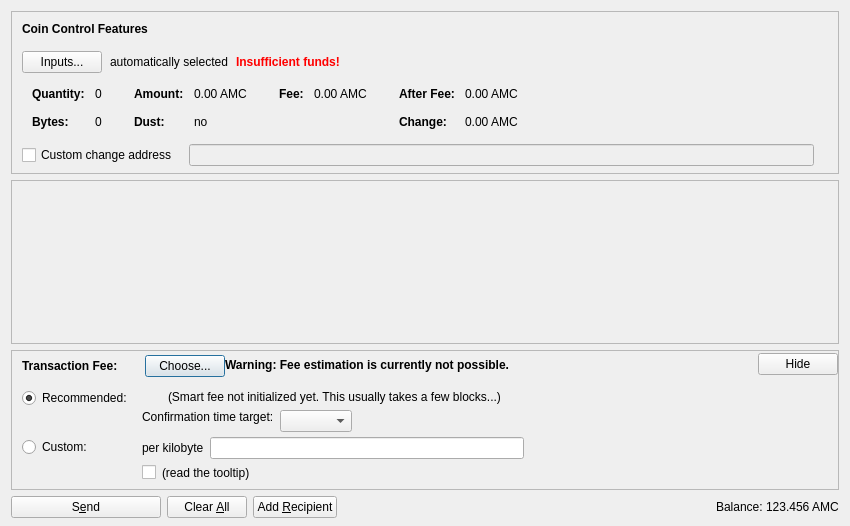
<?xml version="1.0" encoding="UTF-8"?>
<ui version="4.0">
 <class>SendCoinsDialog</class>
 <widget class="QDialog" name="SendCoinsDialog">
  <property name="geometry">
   <rect>
    <x>0</x>
    <y>0</y>
    <width>850</width>
    <height>526</height>
   </rect>
  </property>
  <property name="windowTitle">
   <string>Send Coins</string>
  </property>
  <layout class="QVBoxLayout" name="verticalLayout" stretch="0,1,0,0">
   <property name="bottomMargin">
    <number>8</number>
   </property>
   <item>
    <widget class="QFrame" name="frameCoinControl">
     <property name="sizePolicy">
      <sizepolicy hsizetype="Expanding" vsizetype="Expanding">
       <horstretch>0</horstretch>
       <verstretch>0</verstretch>
      </sizepolicy>
     </property>
     <property name="maximumSize">
      <size>
       <width>16777215</width>
       <height>16777215</height>
      </size>
     </property>
     <property name="frameShape">
      <enum>QFrame::StyledPanel</enum>
     </property>
     <property name="frameShadow">
      <enum>QFrame::Sunken</enum>
     </property>
     <layout class="QVBoxLayout" name="verticalLayoutCoinControl2">
      <property name="spacing">
       <number>0</number>
      </property>
      <property name="leftMargin">
       <number>0</number>
      </property>
      <property name="topMargin">
       <number>0</number>
      </property>
      <property name="rightMargin">
       <number>0</number>
      </property>
      <property name="bottomMargin">
       <number>6</number>
      </property>
      <item>
       <layout class="QVBoxLayout" name="verticalLayoutCoinControl" stretch="0,0,0,0,1">
        <property name="spacing">
         <number>0</number>
        </property>
        <property name="leftMargin">
         <number>10</number>
        </property>
        <property name="topMargin">
         <number>10</number>
        </property>
        <item>
         <layout class="QHBoxLayout" name="horizontalLayoutCoinControl1">
          <property name="bottomMargin">
           <number>15</number>
          </property>
          <item>
           <widget class="QLabel" name="labelCoinControlFeatures">
            <property name="sizePolicy">
             <sizepolicy hsizetype="Preferred" vsizetype="Maximum">
              <horstretch>0</horstretch>
              <verstretch>0</verstretch>
             </sizepolicy>
            </property>
            <property name="font">
             <font>
              <weight>75</weight>
              <bold>true</bold>
             </font>
            </property>
            <property name="styleSheet">
             <string notr="true">font-weight:bold;</string>
            </property>
            <property name="text">
             <string>Coin Control Features</string>
            </property>
           </widget>
          </item>
         </layout>
        </item>
        <item>
         <layout class="QHBoxLayout" name="horizontalLayoutCoinControl2" stretch="0,0,0,0">
          <property name="spacing">
           <number>8</number>
          </property>
          <property name="bottomMargin">
           <number>10</number>
          </property>
          <item>
           <widget class="QPushButton" name="pushButtonCoinControl">
            <property name="styleSheet">
             <string notr="true"/>
            </property>
            <property name="text">
             <string>Inputs...</string>
            </property>
            <property name="autoDefault">
             <bool>false</bool>
            </property>
           </widget>
          </item>
          <item>
           <widget class="QLabel" name="labelCoinControlAutomaticallySelected">
            <property name="text">
             <string>automatically selected</string>
            </property>
            <property name="margin">
             <number>5</number>
            </property>
           </widget>
          </item>
          <item>
           <widget class="QLabel" name="labelCoinControlInsuffFunds">
            <property name="font">
             <font>
              <weight>75</weight>
              <bold>true</bold>
             </font>
            </property>
            <property name="styleSheet">
             <string notr="true">color:red;font-weight:bold;</string>
            </property>
            <property name="text">
             <string>Insufficient funds!</string>
            </property>
            <property name="margin">
             <number>5</number>
            </property>
           </widget>
          </item>
          <item>
           <spacer name="horizontalSpacerCoinControl">
            <property name="orientation">
             <enum>Qt::Horizontal</enum>
            </property>
            <property name="sizeHint" stdset="0">
             <size>
              <width>40</width>
              <height>1</height>
             </size>
            </property>
           </spacer>
          </item>
         </layout>
        </item>
        <item>
         <widget class="QWidget" name="widgetCoinControl" native="true">
          <property name="sizePolicy">
           <sizepolicy hsizetype="Preferred" vsizetype="Preferred">
            <horstretch>0</horstretch>
            <verstretch>0</verstretch>
           </sizepolicy>
          </property>
          <property name="minimumSize">
           <size>
            <width>0</width>
            <height>0</height>
           </size>
          </property>
          <property name="styleSheet">
           <string notr="true"/>
          </property>
          <layout class="QHBoxLayout" name="horizontalLayoutCoinControl5">
           <property name="leftMargin">
            <number>0</number>
           </property>
           <property name="topMargin">
            <number>0</number>
           </property>
           <property name="rightMargin">
            <number>0</number>
           </property>
           <property name="bottomMargin">
            <number>0</number>
           </property>
           <item>
            <layout class="QHBoxLayout" name="horizontalLayoutCoinControl3" stretch="0,0,0,1">
             <property name="spacing">
              <number>20</number>
             </property>
             <property name="topMargin">
              <number>0</number>
             </property>
             <property name="bottomMargin">
              <number>10</number>
             </property>
             <item>
              <layout class="QFormLayout" name="formLayoutCoinControl1">
               <property name="horizontalSpacing">
                <number>10</number>
               </property>
               <property name="verticalSpacing">
                <number>14</number>
               </property>
               <property name="leftMargin">
                <number>10</number>
               </property>
               <property name="topMargin">
                <number>4</number>
               </property>
               <property name="rightMargin">
                <number>6</number>
               </property>
               <item row="0" column="0">
                <widget class="QLabel" name="labelCoinControlQuantityText">
                 <property name="font">
                  <font>
                   <weight>75</weight>
                   <bold>true</bold>
                  </font>
                 </property>
                 <property name="text">
                  <string>Quantity:</string>
                 </property>
                 <property name="margin">
                  <number>0</number>
                 </property>
                </widget>
               </item>
               <item row="0" column="1">
                <widget class="QLabel" name="labelCoinControlQuantity">
                 <property name="cursor">
                  <cursorShape>IBeamCursor</cursorShape>
                 </property>
                 <property name="contextMenuPolicy">
                  <enum>Qt::ActionsContextMenu</enum>
                 </property>
                 <property name="text">
                  <string notr="true">0</string>
                 </property>
                 <property name="margin">
                  <number>0</number>
                 </property>
                 <property name="textInteractionFlags">
                  <set>Qt::LinksAccessibleByMouse|Qt::TextSelectableByKeyboard|Qt::TextSelectableByMouse</set>
                 </property>
                </widget>
               </item>
               <item row="1" column="0">
                <widget class="QLabel" name="labelCoinControlBytesText">
                 <property name="font">
                  <font>
                   <weight>75</weight>
                   <bold>true</bold>
                  </font>
                 </property>
                 <property name="text">
                  <string>Bytes:</string>
                 </property>
                </widget>
               </item>
               <item row="1" column="1">
                <widget class="QLabel" name="labelCoinControlBytes">
                 <property name="cursor">
                  <cursorShape>IBeamCursor</cursorShape>
                 </property>
                 <property name="contextMenuPolicy">
                  <enum>Qt::ActionsContextMenu</enum>
                 </property>
                 <property name="text">
                  <string notr="true">0</string>
                 </property>
                 <property name="textInteractionFlags">
                  <set>Qt::LinksAccessibleByMouse|Qt::TextSelectableByKeyboard|Qt::TextSelectableByMouse</set>
                 </property>
                </widget>
               </item>
              </layout>
             </item>
             <item>
              <layout class="QFormLayout" name="formLayoutCoinControl2">
               <property name="horizontalSpacing">
                <number>10</number>
               </property>
               <property name="verticalSpacing">
                <number>14</number>
               </property>
               <property name="leftMargin">
                <number>6</number>
               </property>
               <property name="topMargin">
                <number>4</number>
               </property>
               <property name="rightMargin">
                <number>6</number>
               </property>
               <item row="0" column="0">
                <widget class="QLabel" name="labelCoinControlAmountText">
                 <property name="font">
                  <font>
                   <weight>75</weight>
                   <bold>true</bold>
                  </font>
                 </property>
                 <property name="text">
                  <string>Amount:</string>
                 </property>
                 <property name="margin">
                  <number>0</number>
                 </property>
                </widget>
               </item>
               <item row="0" column="1">
                <widget class="QLabel" name="labelCoinControlAmount">
                 <property name="cursor">
                  <cursorShape>IBeamCursor</cursorShape>
                 </property>
                 <property name="contextMenuPolicy">
                  <enum>Qt::ActionsContextMenu</enum>
                 </property>
                 <property name="text">
                  <string notr="true">0.00 AMC</string>
                 </property>
                 <property name="textInteractionFlags">
                  <set>Qt::LinksAccessibleByMouse|Qt::TextSelectableByKeyboard|Qt::TextSelectableByMouse</set>
                 </property>
                </widget>
               </item>
               <item row="1" column="0">
                <widget class="QLabel" name="labelCoinControlLowOutputText">
                 <property name="font">
                  <font>
                   <weight>75</weight>
                   <bold>true</bold>
                  </font>
                 </property>
                 <property name="text">
                  <string>Dust:</string>
                 </property>
                </widget>
               </item>
               <item row="1" column="1">
                <widget class="QLabel" name="labelCoinControlLowOutput">
                 <property name="cursor">
                  <cursorShape>IBeamCursor</cursorShape>
                 </property>
                 <property name="contextMenuPolicy">
                  <enum>Qt::ActionsContextMenu</enum>
                 </property>
                 <property name="text">
                  <string notr="true">no</string>
                 </property>
                 <property name="textInteractionFlags">
                  <set>Qt::LinksAccessibleByMouse|Qt::TextSelectableByKeyboard|Qt::TextSelectableByMouse</set>
                 </property>
                </widget>
               </item>
              </layout>
             </item>
             <item>
              <layout class="QFormLayout" name="formLayoutCoinControl3">
               <property name="horizontalSpacing">
                <number>10</number>
               </property>
               <property name="verticalSpacing">
                <number>14</number>
               </property>
               <property name="leftMargin">
                <number>6</number>
               </property>
               <property name="topMargin">
                <number>4</number>
               </property>
               <property name="rightMargin">
                <number>6</number>
               </property>
               <item row="0" column="0">
                <widget class="QLabel" name="labelCoinControlFeeText">
                 <property name="font">
                  <font>
                   <weight>75</weight>
                   <bold>true</bold>
                  </font>
                 </property>
                 <property name="text">
                  <string>Fee:</string>
                 </property>
                 <property name="margin">
                  <number>0</number>
                 </property>
                </widget>
               </item>
               <item row="0" column="1">
                <widget class="QLabel" name="labelCoinControlFee">
                 <property name="cursor">
                  <cursorShape>IBeamCursor</cursorShape>
                 </property>
                 <property name="contextMenuPolicy">
                  <enum>Qt::ActionsContextMenu</enum>
                 </property>
                 <property name="text">
                  <string notr="true">0.00 AMC</string>
                 </property>
                 <property name="textInteractionFlags">
                  <set>Qt::LinksAccessibleByMouse|Qt::TextSelectableByKeyboard|Qt::TextSelectableByMouse</set>
                 </property>
                </widget>
               </item>
              </layout>
             </item>
             <item>
              <layout class="QFormLayout" name="formLayoutCoinControl4">
               <property name="horizontalSpacing">
                <number>10</number>
               </property>
               <property name="verticalSpacing">
                <number>14</number>
               </property>
               <property name="leftMargin">
                <number>6</number>
               </property>
               <property name="topMargin">
                <number>4</number>
               </property>
               <property name="rightMargin">
                <number>6</number>
               </property>
               <item row="0" column="0">
                <widget class="QLabel" name="labelCoinControlAfterFeeText">
                 <property name="font">
                  <font>
                   <weight>75</weight>
                   <bold>true</bold>
                  </font>
                 </property>
                 <property name="text">
                  <string>After Fee:</string>
                 </property>
                 <property name="margin">
                  <number>0</number>
                 </property>
                </widget>
               </item>
               <item row="0" column="1">
                <widget class="QLabel" name="labelCoinControlAfterFee">
                 <property name="cursor">
                  <cursorShape>IBeamCursor</cursorShape>
                 </property>
                 <property name="contextMenuPolicy">
                  <enum>Qt::ActionsContextMenu</enum>
                 </property>
                 <property name="text">
                  <string notr="true">0.00 AMC</string>
                 </property>
                 <property name="textInteractionFlags">
                  <set>Qt::LinksAccessibleByMouse|Qt::TextSelectableByKeyboard|Qt::TextSelectableByMouse</set>
                 </property>
                </widget>
               </item>
               <item row="1" column="0">
                <widget class="QLabel" name="labelCoinControlChangeText">
                 <property name="font">
                  <font>
                   <weight>75</weight>
                   <bold>true</bold>
                  </font>
                 </property>
                 <property name="text">
                  <string>Change:</string>
                 </property>
                </widget>
               </item>
               <item row="1" column="1">
                <widget class="QLabel" name="labelCoinControlChange">
                 <property name="cursor">
                  <cursorShape>IBeamCursor</cursorShape>
                 </property>
                 <property name="contextMenuPolicy">
                  <enum>Qt::ActionsContextMenu</enum>
                 </property>
                 <property name="text">
                  <string notr="true">0.00 AMC</string>
                 </property>
                 <property name="textInteractionFlags">
                  <set>Qt::LinksAccessibleByMouse|Qt::TextSelectableByKeyboard|Qt::TextSelectableByMouse</set>
                 </property>
                </widget>
               </item>
              </layout>
             </item>
            </layout>
           </item>
          </layout>
         </widget>
        </item>
        <item>
         <layout class="QHBoxLayout" name="horizontalLayoutCoinControl4" stretch="0,0,0">
          <property name="spacing">
           <number>12</number>
          </property>
          <property name="sizeConstraint">
           <enum>QLayout::SetDefaultConstraint</enum>
          </property>
          <property name="topMargin">
           <number>5</number>
          </property>
          <property name="rightMargin">
           <number>5</number>
          </property>
          <item>
           <widget class="QCheckBox" name="checkBoxCoinControlChange">
            <property name="toolTip">
             <string>If this is activated, but the change address is empty or invalid, change will be sent to a newly generated address.</string>
            </property>
            <property name="text">
             <string>Custom change address</string>
            </property>
           </widget>
          </item>
          <item>
           <widget class="QValidatedLineEdit" name="lineEditCoinControlChange">
            <property name="enabled">
             <bool>false</bool>
            </property>
            <property name="sizePolicy">
             <sizepolicy hsizetype="Expanding" vsizetype="Fixed">
              <horstretch>0</horstretch>
              <verstretch>0</verstretch>
             </sizepolicy>
            </property>
           </widget>
          </item>
          <item>
           <widget class="QLabel" name="labelCoinControlChangeLabel">
            <property name="sizePolicy">
             <sizepolicy hsizetype="Preferred" vsizetype="Expanding">
              <horstretch>0</horstretch>
              <verstretch>0</verstretch>
             </sizepolicy>
            </property>
            <property name="minimumSize">
             <size>
              <width>0</width>
              <height>0</height>
             </size>
            </property>
            <property name="text">
             <string/>
            </property>
            <property name="margin">
             <number>3</number>
            </property>
           </widget>
          </item>
         </layout>
        </item>
        <item>
         <spacer name="verticalSpacerCoinControl">
          <property name="orientation">
           <enum>Qt::Vertical</enum>
          </property>
          <property name="sizeHint" stdset="0">
           <size>
            <width>800</width>
            <height>1</height>
           </size>
          </property>
         </spacer>
        </item>
       </layout>
      </item>
     </layout>
    </widget>
   </item>
   <item>
    <widget class="QScrollArea" name="scrollArea">
     <property name="widgetResizable">
      <bool>true</bool>
     </property>
     <widget class="QWidget" name="scrollAreaWidgetContents">
      <property name="geometry">
       <rect>
        <x>0</x>
        <y>0</y>
        <width>830</width>
        <height>104</height>
       </rect>
      </property>
      <layout class="QVBoxLayout" name="verticalLayout_2" stretch="0,1">
       <property name="leftMargin">
        <number>0</number>
       </property>
       <property name="topMargin">
        <number>0</number>
       </property>
       <property name="rightMargin">
        <number>0</number>
       </property>
       <property name="bottomMargin">
        <number>0</number>
       </property>
       <item>
        <layout class="QVBoxLayout" name="entries">
         <property name="spacing">
          <number>6</number>
         </property>
        </layout>
       </item>
       <item>
        <spacer name="verticalSpacer">
         <property name="orientation">
          <enum>Qt::Vertical</enum>
         </property>
         <property name="sizeHint" stdset="0">
          <size>
           <width>20</width>
           <height>40</height>
          </size>
         </property>
        </spacer>
       </item>
      </layout>
     </widget>
    </widget>
   </item>
   <item>
    <widget class="QFrame" name="frameFee">
     <property name="sizePolicy">
      <sizepolicy hsizetype="Expanding" vsizetype="Expanding">
       <horstretch>0</horstretch>
       <verstretch>0</verstretch>
      </sizepolicy>
     </property>
     <property name="maximumSize">
      <size>
       <width>16777215</width>
       <height>16777215</height>
      </size>
     </property>
     <property name="frameShape">
      <enum>QFrame::StyledPanel</enum>
     </property>
     <property name="frameShadow">
      <enum>QFrame::Sunken</enum>
     </property>
     <layout class="QVBoxLayout" name="verticalLayoutFee1">
      <property name="spacing">
       <number>0</number>
      </property>
      <property name="leftMargin">
       <number>0</number>
      </property>
      <property name="topMargin">
       <number>0</number>
      </property>
      <property name="rightMargin">
       <number>0</number>
      </property>
      <property name="bottomMargin">
       <number>0</number>
      </property>
      <item>
       <layout class="QVBoxLayout" name="verticalLayoutFee2" stretch="0,0,0">
        <property name="spacing">
         <number>0</number>
        </property>
        <property name="leftMargin">
         <number>10</number>
        </property>
        <property name="topMargin">
         <number>0</number>
        </property>
        <item>
         <layout class="QHBoxLayout" name="horizontalLayoutFee1">
          <property name="bottomMargin">
           <number>0</number>
          </property>
          <item>
           <layout class="QVBoxLayout" name="verticalLayoutFee7">
            <property name="spacing">
             <number>0</number>
            </property>
            <item>
             <spacer name="verticalSpacerSmartFee">
              <property name="orientation">
               <enum>Qt::Vertical</enum>
              </property>
              <property name="sizeType">
               <enum>QSizePolicy::Fixed</enum>
              </property>
              <property name="sizeHint" stdset="0">
               <size>
                <width>1</width>
                <height>4</height>
               </size>
              </property>
             </spacer>
            </item>
            <item>
             <layout class="QHBoxLayout" name="horizontalLayoutSmartFee">
              <property name="spacing">
               <number>10</number>
              </property>
              <item>
               <widget class="QLabel" name="labelFeeHeadline">
                <property name="sizePolicy">
                 <sizepolicy hsizetype="Preferred" vsizetype="Maximum">
                  <horstretch>0</horstretch>
                  <verstretch>0</verstretch>
                 </sizepolicy>
                </property>
                <property name="font">
                 <font>
                  <weight>75</weight>
                  <bold>true</bold>
                 </font>
                </property>
                <property name="styleSheet">
                 <string notr="true">font-weight:bold;</string>
                </property>
                <property name="text">
                 <string>Transaction Fee:</string>
                </property>
               </widget>
              </item>
              <item>
               <widget class="QLabel" name="labelFeeMinimized">
                <property name="text">
                 <string/>
                </property>
               </widget>
              </item>
              <item>
               <widget class="QPushButton" name="buttonChooseFee">
                <property name="text">
                 <string>Choose...</string>
                </property>
               </widget>
              </item>
             </layout>
            </item>
            <item>
             <spacer name="verticalSpacer_5">
              <property name="orientation">
               <enum>Qt::Vertical</enum>
              </property>
              <property name="sizeHint" stdset="0">
               <size>
                <width>1</width>
                <height>1</height>
               </size>
              </property>
             </spacer>
            </item>
           </layout>
          </item>
          <item>
           <widget class="QLabel" name="fallbackFeeWarningLabel">
            <property name="toolTip">
             <string>Using the fallbackfee can result in sending a transaction that will take several hours or days (or never) to confirm. Consider choosing your fee manually or wait until you have validated the complete chain.</string>
            </property>
            <property name="font">
            <font>
                <weight>75</weight>
                <bold>true</bold>
            </font>
            </property>
            <property name="text">
             <string>Warning: Fee estimation is currently not possible.</string>
            </property>
            <property name="wordWrap">
             <bool>false</bool>
            </property>
           </widget>
          </item>
          <item>
           <spacer name="horizontalSpacer_4">
            <property name="orientation">
             <enum>Qt::Horizontal</enum>
            </property>
            <property name="sizeType">
             <enum>QSizePolicy::MinimumExpanding</enum>
            </property>
            <property name="sizeHint" stdset="0">
             <size>
              <width>40</width>
              <height>20</height>
             </size>
            </property>
           </spacer>
          </item>
          <item>
           <widget class="QPushButton" name="buttonMinimizeFee">
            <property name="toolTip">
             <string>collapse fee-settings</string>
            </property>
            <property name="text">
             <string>Hide</string>
            </property>
           </widget>
          </item>
         </layout>
        </item>
        <item>
         <widget class="QFrame" name="frameFeeSelection">
          <layout class="QVBoxLayout" name="verticalLayoutFee12">
           <property name="spacing">
            <number>0</number>
           </property>
           <property name="leftMargin">
            <number>0</number>
           </property>
           <property name="topMargin">
            <number>0</number>
           </property>
           <property name="rightMargin">
            <number>0</number>
           </property>
           <property name="bottomMargin">
            <number>0</number>
           </property>
           <item>
            <layout class="QGridLayout" name="gridLayoutFee">
             <property name="topMargin">
              <number>10</number>
             </property>
             <property name="bottomMargin">
              <number>4</number>
             </property>
             <property name="horizontalSpacing">
              <number>10</number>
             </property>
             <property name="verticalSpacing">
              <number>4</number>
             </property>
             <item row="1" column="1">
              <layout class="QVBoxLayout" name="verticalLayoutFee8">
               <property name="spacing">
                <number>6</number>
               </property>
               <item>
                <layout class="QHBoxLayout" name="horizontalLayoutFee13">
                 <item>
                  <widget class="QLabel" name="labelCustomPerKilobyte">
                   <property name="toolTip">
                    <string>Specify a custom fee per kB (1,000 bytes) of the transaction's virtual size.

Note:  Since the fee is calculated on a per-byte basis, a fee of "100 satoshis per kB" for a transaction size of 500 bytes (half of 1 kB) would ultimately yield a fee of only 50 satoshis.</string>
                   </property>
                   <property name="text">
                    <string>per kilobyte</string>
                   </property>
                  </widget>
                 </item>
                 <item>
                  <widget class="BitcoinAmountField" name="customFee"/>
                 </item>
                 <item>
                  <spacer name="horizontalSpacer_6">
                   <property name="orientation">
                    <enum>Qt::Horizontal</enum>
                   </property>
                   <property name="sizeHint" stdset="0">
                    <size>
                     <width>1</width>
                     <height>1</height>
                    </size>
                   </property>
                  </spacer>
                 </item>
                </layout>
               </item>
               <item>
                <layout class="QHBoxLayout" name="horizontalLayoutFee8">
                 <item>
                  <widget class="QCheckBox" name="checkBoxMinimumFee">
                   <property name="toolTip">
                    <string>Paying only the minimum fee is just fine as long as there is less transaction volume than space in the blocks. But be aware that this can end up in a never confirming transaction once there is more demand for litecoin transactions than the network can process.</string>
                   </property>
                   <property name="text">
                    <string/>
                   </property>
                  </widget>
                 </item>
                 <item>
                  <widget class="QLabel" name="labelMinFeeWarning">
                   <property name="enabled">
                    <bool>true</bool>
                   </property>
                   <property name="toolTip">
                    <string>Paying only the minimum fee is just fine as long as there is less transaction volume than space in the blocks. But be aware that this can end up in a never confirming transaction once there is more demand for litecoin transactions than the network can process.</string>
                   </property>
                   <property name="text">
                    <string>(read the tooltip)</string>
                   </property>
                   <property name="margin">
                    <number>5</number>
                   </property>
                  </widget>
                 </item>
                 <item>
                  <spacer name="horizontalSpacer_2">
                   <property name="orientation">
                    <enum>Qt::Horizontal</enum>
                   </property>
                   <property name="sizeHint" stdset="0">
                    <size>
                     <width>1</width>
                     <height>1</height>
                    </size>
                   </property>
                  </spacer>
                 </item>
                </layout>
               </item>
              </layout>
             </item>
             <item row="0" column="0">
              <layout class="QVBoxLayout" name="verticalLayoutFee4" stretch="0,1">
               <item>
                <widget class="QRadioButton" name="radioSmartFee">
                 <property name="text">
                  <string>Recommended:</string>
                 </property>
                 <property name="checked">
                  <bool>true</bool>
                 </property>
                 <attribute name="buttonGroup">
                  <string notr="true">groupFee</string>
                 </attribute>
                </widget>
               </item>
               <item>
                <spacer name="verticalSpacer_2">
                 <property name="orientation">
                  <enum>Qt::Vertical</enum>
                 </property>
                 <property name="sizeHint" stdset="0">
                  <size>
                   <width>1</width>
                   <height>1</height>
                  </size>
                 </property>
                </spacer>
               </item>
              </layout>
             </item>
             <item row="1" column="0">
              <layout class="QVBoxLayout" name="verticalLayoutFee9" stretch="0,1">
               <item>
                <widget class="QRadioButton" name="radioCustomFee">
                 <property name="text">
                  <string>Custom:</string>
                 </property>
                 <attribute name="buttonGroup">
                  <string notr="true">groupFee</string>
                 </attribute>
                </widget>
               </item>
               <item>
                <spacer name="verticalSpacer_6">
                 <property name="orientation">
                  <enum>Qt::Vertical</enum>
                 </property>
                 <property name="sizeHint" stdset="0">
                  <size>
                   <width>1</width>
                   <height>1</height>
                  </size>
                 </property>
                </spacer>
               </item>
              </layout>
             </item>
             <item row="0" column="1">
              <layout class="QVBoxLayout" name="verticalLayoutFee3" stretch="0,0,1">
               <property name="spacing">
                <number>6</number>
               </property>
               <property name="topMargin">
                <number>2</number>
               </property>
               <item>
                <layout class="QHBoxLayout" name="horizontalLayoutFee12">
                 <item>
                  <widget class="QLabel" name="labelSmartFee">
                   <property name="text">
                    <string/>
                   </property>
                   <property name="margin">
                    <number>2</number>
                   </property>
                  </widget>
                 </item>
                 <item>
                  <widget class="QLabel" name="labelFeeEstimation">
                   <property name="text">
                    <string/>
                   </property>
                  </widget>
                 </item>
                 <item>
                  <widget class="QLabel" name="labelSmartFee2">
                   <property name="text">
                    <string>(Smart fee not initialized yet. This usually takes a few blocks...)</string>
                   </property>
                   <property name="margin">
                    <number>2</number>
                   </property>
                  </widget>
                 </item>
                 <item>
                  <spacer name="horizontalSpacer_5">
                   <property name="orientation">
                    <enum>Qt::Horizontal</enum>
                   </property>
                   <property name="sizeHint" stdset="0">
                    <size>
                     <width>1</width>
                     <height>1</height>
                    </size>
                   </property>
                  </spacer>
                 </item>
                </layout>
               </item>
               <item>
                <layout class="QHBoxLayout" name="horizontalLayoutFee9">
                 <item>
                  <layout class="QVBoxLayout" name="verticalLayoutFee6">
                   <item>
                    <widget class="QLabel" name="labelSmartFee3">
                     <property name="text">
                      <string>Confirmation time target:</string>
                     </property>
                     <property name="margin">
                      <number>2</number>
                     </property>
                    </widget>
                   </item>
                   <item>
                    <spacer name="verticalSpacer_3">
                     <property name="orientation">
                      <enum>Qt::Vertical</enum>
                     </property>
                     <property name="sizeHint" stdset="0">
                      <size>
                       <width>1</width>
                       <height>1</height>
                      </size>
                     </property>
                    </spacer>
                   </item>
                  </layout>
                 </item>
                 <item>
                  <layout class="QVBoxLayout" name="verticalLayoutFee5">
                   <property name="rightMargin">
                    <number>30</number>
                   </property>
                   <item>
                    <layout class="QHBoxLayout" name="horizontalLayoutConfTarget">
                     <property name="bottomMargin">
                      <number>0</number>
                     </property>
                     <item>
                      <widget class="QComboBox" name="confTargetSelector"/>
                     </item>
                     <item>
                      <spacer name="horizontalSpacerConfTarget">
                       <property name="orientation">
                        <enum>Qt::Horizontal</enum>
                       </property>
                       <property name="sizeHint" stdset="0">
                        <size>
                         <width>40</width>
                         <height>20</height>
                        </size>
                       </property>
                      </spacer>
                     </item>
                    </layout>
                   </item>
                  </layout>
                 </item>
                </layout>
               </item>
               <item>
                <spacer name="verticalSpacer_4">
                 <property name="orientation">
                  <enum>Qt::Vertical</enum>
                 </property>
                 <property name="sizeHint" stdset="0">
                  <size>
                   <width>1</width>
                   <height>1</height>
                  </size>
                 </property>
                </spacer>
               </item>
              </layout>
             </item>
            </layout>
           </item>
          </layout>
         </widget>
        </item>
        <item>
         <spacer name="verticalSpacerFee">
          <property name="orientation">
           <enum>Qt::Vertical</enum>
          </property>
          <property name="sizeHint" stdset="0">
           <size>
            <width>40</width>
            <height>5</height>
           </size>
          </property>
         </spacer>
        </item>
       </layout>
      </item>
     </layout>
    </widget>
   </item>
   <item>
    <layout class="QHBoxLayout" name="horizontalLayout">
     <item>
      <widget class="QPushButton" name="sendButton">
       <property name="minimumSize">
        <size>
         <width>150</width>
         <height>0</height>
        </size>
       </property>
       <property name="toolTip">
        <string>Confirm the send action</string>
       </property>
       <property name="text">
        <string>S&amp;end</string>
       </property>
       <property name="icon">
        <iconset resource="../bitcoin.qrc">
         <normaloff>:/icons/send</normaloff>:/icons/send</iconset>
       </property>
       <property name="autoDefault">
        <bool>false</bool>
       </property>
       <property name="default">
        <bool>false</bool>
       </property>
      </widget>
     </item>
     <item>
      <widget class="QPushButton" name="clearButton">
       <property name="sizePolicy">
        <sizepolicy hsizetype="Minimum" vsizetype="Fixed">
         <horstretch>0</horstretch>
         <verstretch>0</verstretch>
        </sizepolicy>
       </property>
       <property name="toolTip">
        <string>Clear all fields of the form.</string>
       </property>
       <property name="text">
        <string>Clear &amp;All</string>
       </property>
       <property name="icon">
        <iconset resource="../bitcoin.qrc">
         <normaloff>:/icons/remove</normaloff>:/icons/remove</iconset>
       </property>
       <property name="autoDefault">
        <bool>false</bool>
       </property>
      </widget>
     </item>
     <item>
      <widget class="QPushButton" name="addButton">
       <property name="toolTip">
        <string>Send to multiple recipients at once</string>
       </property>
       <property name="text">
        <string>Add &amp;Recipient</string>
       </property>
       <property name="icon">
        <iconset resource="../bitcoin.qrc">
         <normaloff>:/icons/add</normaloff>:/icons/add</iconset>
       </property>
       <property name="autoDefault">
        <bool>false</bool>
       </property>
      </widget>
     </item>
     <item>
      <spacer name="horizontalSpacer">
       <property name="orientation">
        <enum>Qt::Horizontal</enum>
       </property>
       <property name="sizeHint" stdset="0">
        <size>
         <width>40</width>
         <height>20</height>
        </size>
       </property>
      </spacer>
     </item>
     <item>
      <layout class="QHBoxLayout" name="horizontalLayout_2">
       <property name="spacing">
        <number>3</number>
       </property>
       <item>
        <widget class="QLabel" name="label">
         <property name="sizePolicy">
          <sizepolicy hsizetype="Preferred" vsizetype="Fixed">
           <horstretch>0</horstretch>
           <verstretch>0</verstretch>
          </sizepolicy>
         </property>
         <property name="text">
          <string>Balance:</string>
         </property>
        </widget>
       </item>
       <item>
        <widget class="QLabel" name="labelBalance">
         <property name="sizePolicy">
          <sizepolicy hsizetype="Preferred" vsizetype="Fixed">
           <horstretch>0</horstretch>
           <verstretch>0</verstretch>
          </sizepolicy>
         </property>
         <property name="cursor">
          <cursorShape>IBeamCursor</cursorShape>
         </property>
         <property name="text">
          <string notr="true">123.456 AMC</string>
         </property>
         <property name="textInteractionFlags">
          <set>Qt::LinksAccessibleByMouse|Qt::TextSelectableByKeyboard|Qt::TextSelectableByMouse</set>
         </property>
        </widget>
       </item>
      </layout>
     </item>
    </layout>
   </item>
  </layout>
 </widget>
 <customwidgets>
  <customwidget>
   <class>QValidatedLineEdit</class>
   <extends>QLineEdit</extends>
   <header>qt/qvalidatedlineedit.h</header>
  </customwidget>
  <customwidget>
   <class>BitcoinAmountField</class>
   <extends>QLineEdit</extends>
   <header>qt/bitcoinamountfield.h</header>
   <container>1</container>
  </customwidget>
 </customwidgets>
 <resources>
  <include location="../bitcoin.qrc"/>
 </resources>
 <connections/>
 <buttongroups>
  <buttongroup name="groupFee"/>
 </buttongroups>
</ui>
